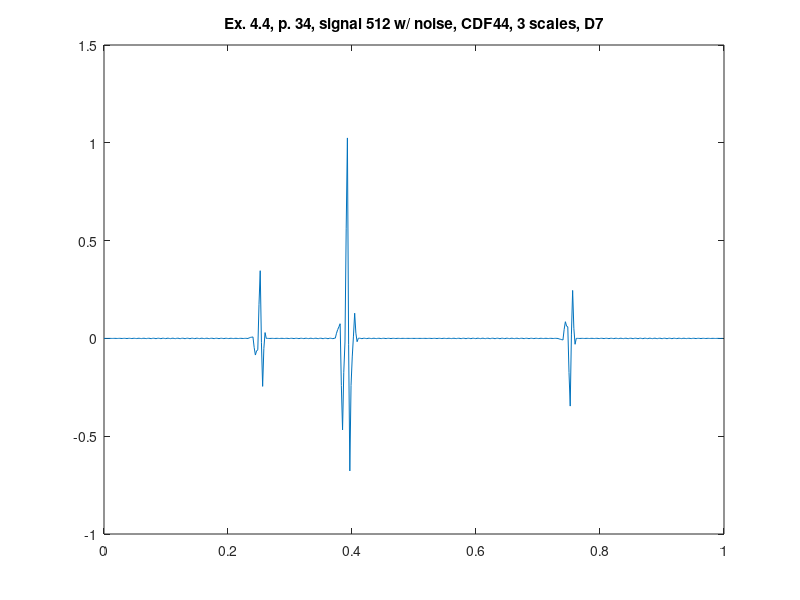

Write MATLAB code to recreate this figure.
%% ========================================================================
%% Programmatic octave notes on "Ripples in Mathematics" by A. Jensen
%% and A. la Cour-Harbo written with a deep gratitude to the authors for
%% this wonderful text. 
%% 
%% Reconstruction of graphs in ex 4.4, p.34, CDF44, 3 scales, D7.
%%
%% Author: Vladimir Kulyukin
%% 
%% NB: I have tested this code in Octave 4.
%% =========================================================================
t = (1.0/512)*[0:511];

%%y_ex_4_3_chirp_512_p33 = arrayfun(@(x) sin(x*x), t);

y_ex_4_4_512_with_noise_cdf44_d7_p34 = [
1.1344789732962117E-5
-2.7513295059408495E-5
-3.003742259384869E-5
-4.229720463337826E-5
4.887089082395685E-5
1.1232557003114196E-4
-6.71607581664881E-5
-1.8155123962159455E-4
8.592633852095182E-5
2.510826784790672E-4
-1.0363729892420475E-4
-3.190568369264269E-4
1.2215426860587102E-4
3.874217234775658E-4
-1.391157558393719E-4
-4.534897424774872E-4
1.5720578630778887E-4
5.200296854927173E-4
-1.7325445197738737E-4
-5.835552939057573E-4
1.9074332635010983E-4
6.476294773593683E-4
-2.0572461303235127E-4
-7.080008888499195E-4
2.224439038888077E-4
7.689922433288204E-4
-2.3621353360330503E-4
-8.256280482018456E-4
2.520022250328567E-4
8.829491936211292E-4
-2.6442758871817346E-4
-9.353039581153473E-4
2.791336269913001E-4
9.884028605095221E-4
-2.9009506160290375E-4
-0.0010359723796229876
3.0357681953202575E-4
0.0010843376675355228
-3.129687604623051E-4
-0.0011266638207949227
3.2509640134862104E-4
0.0011698297100638563
-3.328283990722694E-4
-0.0012065048734753749
3.434851271043236E-4
0.0012440556529899939
-3.4948271825668034E-4
-0.0012747266246814649
3.5856590331806003E-4
0.001306300659907987
-3.6277132781765764E-4
-0.0013306720616556294
3.7019349387089627E-4
0.0013559652773748009
-3.725662511807652E-4
-0.0013738023992568744
3.782559187093423E-4
0.0013925712079744385
-3.787731578794855E-4
-0.0014037022687563082
3.82675532274701E-4
0.001415765916583973
-3.813322720093569E-4
-0.0014200837180656431
3.834097712726295E-4
0.0014253260254804814
-3.8021894790243296E-4
-0.0014227889848734683
3.8045156458026364E-4
0.0014211594655895395
-3.7544390747840713E-4
-0.0014117920159816423
3.738294013449744E-4
0.001403306363160244
-3.6705313698676964E-4
-0.0013871987182117777
3.6360705661857816E-4
0.001371938653327975
-3.551274441343241E-4
-0.0013492459384653618
3.4988297716932634E-4
0.0013273584242864856
-3.397816798624424E-4
-0.0012982991827588338
3.3278933338430557E-4
0.0012699950080110281
-3.2116363226993483E-4
-0.0012348490961997147
3.1249074639770445E-4
0.0012004008455586044
-2.9945260333280344E-4
-0.0011595067378071232
2.891827026985514E-4
0.0011192461667577933
-2.7485768212810285E-4
-0.001072997695678649
2.630896714889536E-4
0.001027312535528738
-2.476157311919756E-4
-9.76155099180403E-4
2.3446294292342603E-4
9.254853229962075E-4
-2.179891054039517E-4
-8.699115954563145E-4
2.0357820804709967E-4
8.147451808815122E-4
-1.8626312536600126E-4
-7.552903675260927E-4
1.7073290374031524E-4
6.961585972903573E-4
-1.5274332960895598E-4
-6.33395280473078E-4
1.362433482382128E-4
5.708676258480315E-4
-1.1775253208971178E-4
-5.054002506197335E-4
1.0044169481428575E-4
4.400788871004728E-4
-8.162771331641476E-5
-3.725379400729531E-4
0.0029232462000284135
0.005257978481032948
0.0062353424225627665
0.0075764121144864085
-0.046082489030916995
-0.0850041924067233
-0.06362919971672372
-0.05841065804382165
0.17431261240188264
0.34607617449865297
-0.021875021775010536
-0.2452100844001578
-0.05187679742375825
0.02981054176529813
6.716075816654398E-5
1.815512396219168E-4
-8.592633852098417E-5
-2.510826784792878E-4
1.0363729892418442E-4
3.190568369265027E-4
-1.2215426860576496E-4
-3.874217234774119E-4
1.3911575583936932E-4
4.5348974247738297E-4
-1.5720578630781177E-4
-5.200296854927077E-4
1.732544519774356E-4
5.835552939058426E-4
-1.9074332635020088E-4
-6.476294773595786E-4
2.057246130324122E-4
7.08000888850147E-4
-2.2244390388889647E-4
-7.68992243329096E-4
2.3621353360330505E-4
8.256280482019973E-4
-2.520022250327553E-4
-8.829491936210241E-4
2.644275887182256E-4
9.353039581153617E-4
-2.7913362699147684E-4
-9.88402860509849E-4
2.900950616028846E-4
0.0010359723796231537
-3.035768195318755E-4
-0.0010843376675353346
3.1296876046230766E-4
0.0011266638207947995
-3.2509640134866603E-4
-0.0011698297100638778
3.3282839907232783E-4
0.001206504873475498
-3.4348512710442224E-4
-0.0012440556529902376
3.4948271825675716E-4
0.0012747266246817372
-3.5856590331816645E-4
-0.0013063006599083184
3.627713278176854E-4
0.0013306720616558599
-3.701934938708892E-4
-0.0013559652773749032
3.7256625118072694E-4
0.0013738023992568536
-3.782559187092129E-4
-0.0013925712079741947
3.787731578795102E-4
0.001403702268756203
-3.8267553227480167E-4
-0.0014157659165841053
3.813322720094364E-4
0.0014200837180658689
0.026549880696230023
0.0452245014792445
0.05952983005957017
0.07500590695710188
-0.24084634251848716
-0.467919434512843
-0.17320594292028837
-0.018304745021240854
0.5600223967121815
1.024892898740797
-0.029915544253559967
-0.6775272411744309
-0.24082949801052556
-0.09467159366277876
0.011738475410061983
0.1287989448456991
0.026583407490333527
-0.0168773009258615
3.39781679862452E-4
0.001298299182758789
-3.327893333843341E-4
-0.0012699950080110592
3.2116363226999327E-4
0.001234849096199838
-3.1249074639784377E-4
-0.0012004008455589186
2.994526033327907E-4
0.0011595067378072843
-2.891827026984308E-4
-0.0011192461667576558
2.748576821280927E-4
0.0010729976956785354
-2.6308967148893253E-4
-0.001027312535528646
2.4761573119207463E-4
9.761550991805261E-4
-2.3446294292366743E-4
-9.254853229967093E-4
2.179891054040152E-4
8.69911595456722E-4
-2.0357820804710357E-4
-8.147451808817251E-4
1.862631253660038E-4
7.552903675261971E-4
-1.7073290374028721E-4
-6.961585972903577E-4
1.5274332960891918E-4
6.333952804730069E-4
-1.3624334823809754E-4
-5.708676258477888E-4
1.1775253208977273E-4
5.054002506196957E-4
-1.0044169481446643E-4
-4.4007888710078443E-4
8.162771331651126E-5
3.725379400733133E-4
-6.367273296263332E-5
-3.0505194809932163E-4
4.471677504165958E-5
2.360878855138161E-4
-2.62905678850447E-5
-1.6708719207869226E-4
7.375189778581254E-6
9.736417555787204E-5
1.1344789732738514E-5
-2.7513295059872577E-5
-3.003742259373948E-5
-4.229720463291381E-5
4.887089082385247E-5
1.1232557003071635E-4
-6.716075816643222E-5
-1.8155123962127224E-4
8.592633852094376E-5
2.5108267847888876E-4
-1.0363729892417172E-4
-3.190568369262847E-4
1.221542686058257E-4
3.874217234774125E-4
-1.391157558393871E-4
-4.5348974247743035E-4
1.5720578630790052E-4
5.200296854928882E-4
-1.732544519773188E-4
-5.835552939057478E-4
1.907433263499406E-4
6.476294773590524E-4
-2.0572461303222683E-4
-7.080008888495121E-4
2.2244390388860208E-4
7.689922433282418E-4
-2.3621353360329486E-4
-8.256280482015043E-4
2.520022250329728E-4
8.829491936211693E-4
-2.6442758871822686E-4
-9.353039581154896E-4
2.7913362699144855E-4
9.884028605098595E-4
-2.9009506160281235E-4
-0.0010359723796230257
3.0357681953172163E-4
0.0010843376675349894
-3.1296876046225426E-4
-0.0011266638207945057
3.250964013486588E-4
0.0011698297100637147
-3.328283990722797E-4
-0.001206504873475337
3.4348512710438874E-4
0.0012440556529900919
-3.49482718256655E-4
-0.0012747266246814837
3.585659033179763E-4
0.0013063006599078441
-3.627713278176323E-4
-0.0013306720616554969
3.701934938709018E-4
0.001355965277374742
-3.725662511807145E-4
-0.0013738023992567608
3.7825591870921556E-4
0.0013925712079741529
-3.787731578795159E-4
-0.0014037022687561943
3.826755322748201E-4
0.0014157659165841348
-3.813322720094482E-4
-0.001420083718065908
3.8340977127278986E-4
0.0014253260254809066
-3.802189479024584E-4
-0.0014227889848737526
3.804515645802105E-4
0.0014211594655895862
-3.7544390747839185E-4
-0.001411792015981623
3.7382940134497673E-4
0.0014033063631602352
-3.6705313698667303E-4
-0.0013871987182116068
3.6360705661839634E-4
0.0013719386533275549
-3.551274441342022E-4
-0.0013492459384649071
3.498829771691211E-4
0.001327358424285886
-3.3978167986250347E-4
-0.0012982991827586066
3.327893333846758E-4
0.0012699950080115804
-3.211636322698282E-4
-0.0012348490961998854
3.124907463972996E-4
0.0012004008455579539
-2.9945260333271204E-4
-0.0011595067378065544
2.891827026985451E-4
0.001119246166757494
-2.7485768212808E-4
-0.001072997695678469
2.6308967148893866E-4
0.0010273125355286226
-2.4761573119204167E-4
-9.761550991804599E-4
2.3446294292354624E-4
9.254853229964599E-4
-2.1798910540411168E-4
-8.699115954567409E-4
2.0357820804743726E-4
8.147451808823377E-4
-1.8626312536596307E-4
-7.552903675265002E-4
1.707329037399998E-4
6.961585972899898E-4
-1.52743329608909E-4
-6.333952804727415E-4
1.362433482381969E-4
5.708676258478351E-4
-1.1775253208977778E-4
-5.054002506197525E-4
1.0044169481450297E-4
4.400788871008755E-4
-8.162771331640461E-5
-3.7253794007318064E-4
-0.002795900734103544
-0.0046478745848352754
-0.006324775972646012
-0.008048587885513355
0.04613507016668725
0.08533836679088062
0.06361444933716667
0.05821592969270613
-0.17433530198134836
-0.3460211479085337
0.02193509662019827
0.24529467880942432
0.051779055642110106
-0.03003519290536073
6.716075816646653E-5
1.8155123962154237E-4
-8.592633852088964E-5
-2.510826784789296E-4
1.036372989242403E-4
3.190568369264079E-4
-1.221542686059975E-4
-3.8742172347778564E-4
1.391157558393782E-4
4.534897424776341E-4
-1.5720578630778128E-4
-5.20029685492774E-4
1.7325445197728578E-4
5.835552939056056E-4
-1.907433263498502E-4
-6.47629477358821E-4
2.0572461303234113E-4
7.080008888495783E-4
-2.22443903888962E-4
-7.689922433289266E-4
2.3621353360327456E-4
8.256280482018836E-4
-2.5200222503271954E-4
-8.829491936209012E-4
2.6442758871820653E-4
9.353039581152621E-4
-2.791336269914479E-4
-9.884028605097476E-4
2.9009506160291903E-4
0.0010359723796231585
-3.035768195320174E-4
-0.001084337667535592
3.12968760462244E-4
0.0011266638207948468
-3.2509640134844995E-4
-0.0011698297100635087
3.3282839907227964E-4
0.0012065048734751854
-3.434851271044294E-4
-0.0012440556529900919
3.494827182567363E-4
0.0012747266246816353
-3.5856590331816775E-4
-0.0013063006599082678
3.627713278176424E-4
0.0013306720616557623
-3.701934938707955E-4
-0.0013559652773746838
3.7256625118072456E-4
0.0013738023992567229
-3.7825591870928077E-4
-0.0013925712079742509
3.7877315787949057E-4
0.0014037022687562132
-3.8267553227475733E-4
-0.0014157659165840281
3.813322720093773E-4
0.0014200837180657188
-3.834097712726707E-4
-0.0014253260254805935
3.8021894790240765E-4
0.0014227889848734874
-3.8045156458019403E-4
-0.0014211594655894207
3.7544390747835135E-4
0.0014117920159814718
-3.7382940134489444E-4
-0.0014033063631600112
3.670531369867239E-4
0.0013871987182115689
-3.6360705661854276E-4
-0.0013719386533278045
3.551274441342986E-4
0.0013492459384652294
-3.4988297716929707E-4
-0.0013273584242863665
3.3978167986246796E-4
0.001298299182758815
-3.3278933338441003E-4
-0.0012699950080112073
3.211636322699146E-4
0.0012348490961997909
-3.124907463976088E-4
-0.0012004008455584686
2.99452603332778E-4
0.0011595067378069905
-2.891827026985396E-4
-0.0011192461667577044
2.7485768212809017E-4
0.001072997695678583
-2.630896714889458E-4
-0.0010273125355286905
2.4761573119197304E-4
9.761550991803745E-4
-2.3446294292337654E-4
-9.254853229961078E-4
2.179891054040736E-4
8.699115954564662E-4
-2.0357820804744163E-4
-8.147451808822075E-4
1.8626312536598088E-4
7.552903675264719E-4
-1.7073290374007585E-4
-6.961585972901131E-4
1.5274332960890522E-4
6.333952804728126E-4
-1.3624334823815633E-4
-5.708676258477967E-4
1.1775253208975875E-4
5.054002506196908E-4
-1.004416948144614E-4
-4.400788871007698E-4
8.16277133164243E-5
3.725379400731545E-4
-6.367273296243248E-5
-3.0505194809887684E-4
4.471677504163609E-5
2.360878855135151E-4
-2.629056788516422E-5
-1.670871920787533E-4
7.375189778483472E-6
9.736417555776304E-5
];

figure;
plot(t, y_ex_4_4_512_with_noise_cdf44_d7_p34);
xlim([0 1]);
title('Ex. 4.4, p. 34, signal 512 w/ noise, CDF44, 3 scales, D7');
